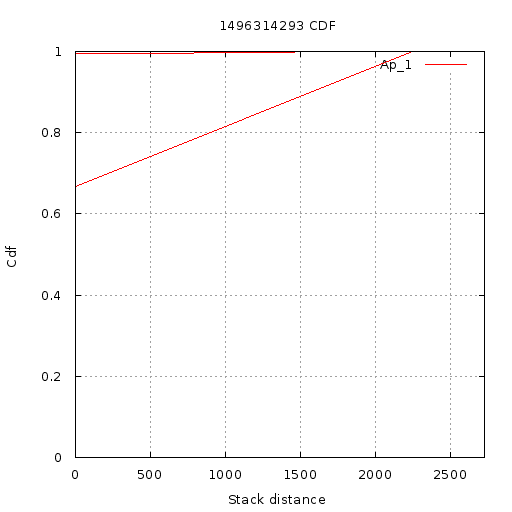

Source code (gnuplot):
set terminal  png size 512,512 font 'Verdana, 10'
set title "1496314293 CDF"
set output '//home//cat//Documents//CACHE//Results//PlotData//Shared//1496314293//CDF//16//cdf.png'
set ylabel "Cdf"
set yrange [0:1]
set xlabel "Stack distance"
set xrange [1.000000:2725.000000]
set grid xtics ytics
plot '//home//cat//Documents//CACHE//Results//PlotData//Shared//1496314293//CDF//16//App_1.txt' using 1:2 with lines title 'Ap_1'
set terminal  png size 512,512 font 'Verdana, 10'
set title "1496314293 CDF"
set output '//home//cat//Documents//CACHE//Results//PlotData//Shared//1496314293//CDF//16//cdf.png'
set ylabel "Cdf"
set yrange [0:1]
set xlabel "Stack distance"
set xrange [1.000000:2725.000000]
set grid xtics ytics
plot '//home//cat//Documents//CACHE//Results//PlotData//Shared//1496314293//CDF//16//App_1.txt' using 1:2 with lines title 'Ap_1'
set terminal  png size 512,512 font 'Verdana, 10'
set title "1496314293 CDF"
set output '//home//cat//Documents//CACHE//Results//PlotData//Shared//1496314293//CDF//16//cdf.png'
set ylabel "Cdf"
set yrange [0:1]
set xlabel "Stack distance"
set xrange [1.000000:2725.000000]
set grid xtics ytics
plot '//home//cat//Documents//CACHE//Results//PlotData//Shared//1496314293//CDF//16//App_1.txt' using 1:2 with lines title 'Ap_1'
set terminal  png size 512,512 font 'Verdana, 10'
set title "1496314293 CDF"
set output '//home//cat//Documents//CACHE//Results//PlotData//Shared//1496314293//CDF//16//cdf.png'
set ylabel "Cdf"
set yrange [0:1]
set xlabel "Stack distance"
set xrange [1.000000:2725.000000]
set grid xtics ytics
plot '//home//cat//Documents//CACHE//Results//PlotData//Shared//1496314293//CDF//16//App_1.txt' using 1:2 with lines title 'Ap_1'
